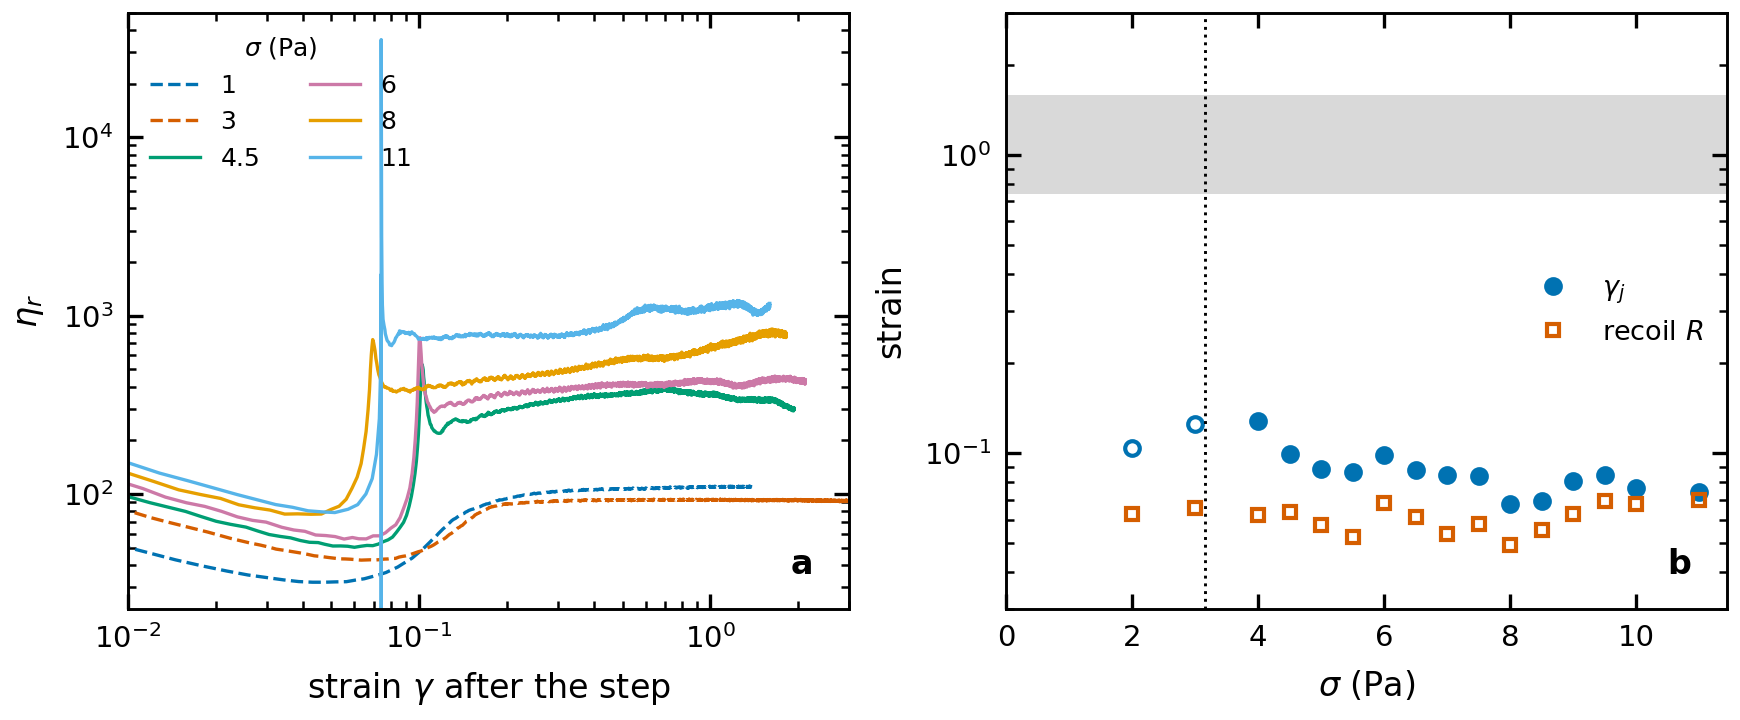

Generate this figure with Python:
"""Figure 3 of the strain-clock note: constant-stress start-up on silica (a second protocol).

Richards et al. (2019) deposit, 4 um silica in 87 wt% glycerol-water, phi = 0.574.
(a) relative viscosity against strain after each stress step, for a subset of stresses
    below (dashed) and above (solid) the thickening onset of the steady curve.
(b) the fit-free jam strain gamma_j (steepest fall of the rate, filled) and the recoil R
    during the preceding rest (open), against stress; the grey band is the half-recovery
    strain gamma_50 after REVERSAL on Lin's 2 um silica (same material class, different
    sample), for scale.

Numbers come from scripts/probe_startup_clock.py and probe_startup_p4.py (imported).
"""

from __future__ import annotations

import csv
import sys
from pathlib import Path

import matplotlib.pyplot as plt
import numpy as np

HERE = Path(__file__).resolve().parent
for p in (HERE, HERE.parent / "scripts", HERE.parent / "src"):
    sys.path.insert(0, str(p))

import _common as C  # noqa: E402
import fig_clock as FC  # noqa: E402
import probe_startup_clock as S  # noqa: E402
import probe_startup_p4 as S4  # noqa: E402

SLUG = "startup"
SHOW = (1.0, 3.0, 4.5, 6.0, 8.0, 11.0)


def main() -> None:
    _, _, _, eta_s_rows = S.steady()
    eta_s = float(np.median(eta_s_rows))
    rows, onset = S4.jam_table()
    rev = [x for x in FC.clocks()["Fig_2b"] if x["included"]]
    g50 = np.array([x["g50"] for x in rev])

    fig, ax = plt.subplots(1, 2, figsize=(5.8, 2.4), constrained_layout=True)
    a = ax[0]
    out = []
    j = 0
    for k, sig, p in S.step_files():
        if sig not in SHOW:
            continue
        g, gd, eta, _ = S.load(p)
        m = g > 0
        a.plot(g[m], eta[m] / eta_s, color=C.CB[j % len(C.CB)], lw=0.8,
               ls="-" if sig >= onset else "--", label=f"{sig:g}")
        out += [("curve", sig, float(x), float(y)) for x, y in zip(g[m][::20], eta[m][::20] / eta_s)]
        j += 1
    a.set_xscale("log")
    a.set_yscale("log")
    a.set_xlim(1e-2, 3)
    a.set_xlabel(r"strain $\gamma$ after the step")
    a.set_ylabel(r"$\eta_r$")
    a.legend(title=r"$\sigma$ (Pa)", fontsize=6, title_fontsize=6, loc="upper left", ncol=2)
    a.text(0.95, 0.06, "a", transform=a.transAxes, ha="right", fontweight="bold")

    b = ax[1]
    sig = np.array([r["sigma"] for r in rows])
    gj = np.array([r["gamma_j"] for r in rows])
    R = np.array([r["R"] for r in rows])
    above = np.array([r["above"] for r in rows])
    b.axhspan(g50.min(), g50.max(), color="0.85", lw=0)
    b.plot(sig[above], gj[above], "o", color=C.CB[0], ms=3.5, label=r"$\gamma_j$")
    b.plot(sig[~above], gj[~above], "o", color=C.CB[0], ms=3.5, mfc="none")
    b.plot(sig, R, "s", color=C.CB[1], ms=3, mfc="none", label=r"recoil $R$")
    b.axvline(onset, color="k", ls=":", lw=0.7)
    b.set_yscale("log")
    b.set_ylim(0.03, 3)
    b.set_xlim(0, None)
    b.set_xlabel(r"$\sigma$ (Pa)")
    b.set_ylabel("strain")
    b.legend(loc="center right")
    b.text(0.95, 0.06, "b", transform=b.transAxes, ha="right", fontweight="bold")
    out += [("jam", float(s_), float(g_), float(r_)) for s_, g_, r_ in zip(sig, gj, R)]

    prov = C.provenance(Path(__file__), "Richards2019 DataShare 10283/3357 Figure3/Data/silica87glyc; Lin2015 Fig2b",
                        f"eta_s={eta_s:.2f}mPas onset={onset:g}Pa")
    C.DATA_DIR.mkdir(parents=True, exist_ok=True)
    with open(C.DATA_DIR / f"fig_{SLUG}.csv", "w", newline="", encoding="utf-8") as fh:
        fh.write(f"# {prov}\n# curve,sigma,strain,eta_r (every 20th) | jam,sigma,gamma_j,R\n")
        csv.writer(fh).writerows(out)
    print(*C.save(fig, SLUG, prov))


if __name__ == "__main__":
    main()
